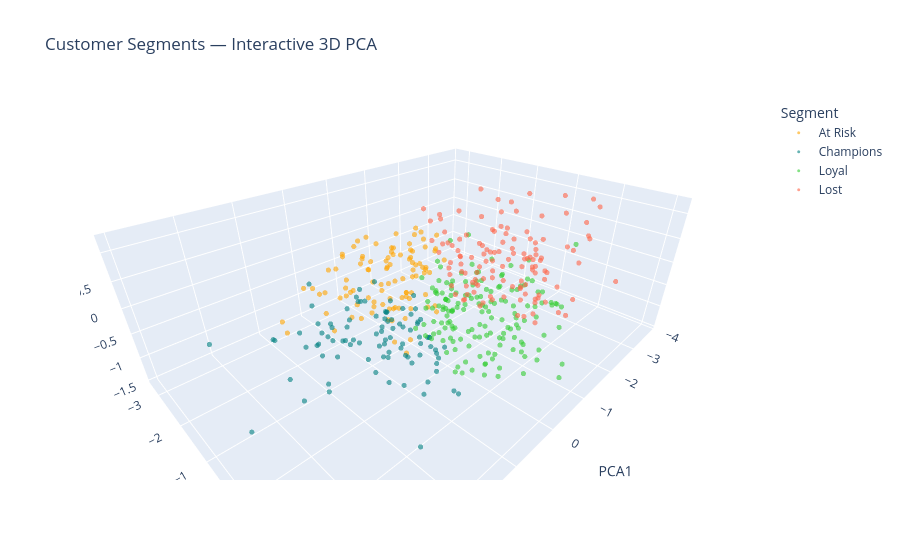

Source (notebook cell):
### Markdown cell above
### Visualizing the clusters in 3d using plotly.express and PCA

### Code cell
import plotly.express as px

# Reduce to 3D
pca3 = PCA(n_components=3)
components3 = pca3.fit_transform(rfm_scaled)

rfm['PCA1'] = components3[:, 0]
rfm['PCA2'] = components3[:, 1]
rfm['PCA3'] = components3[:, 2]

# Interactive 3D scatter
fig = px.scatter_3d(
    rfm, x='PCA1', y='PCA2', z='PCA3',
    color='Segment',
    color_discrete_map={'Champions': 'teal', 'Loyal': 'limegreen', 'At Risk': 'orange', 'Lost': 'tomato'},
    title='Customer Segments — Interactive 3D PCA',
    opacity=0.6,
    size_max=5
)
fig.update_layout(
    legend_title_text='Segment',
    scene_camera=dict(
        eye=dict(x=1.0, y=1.0, z=0.8)  # lower z = more zoomed in
    )
)
fig.update_traces(marker=dict(size=3))
fig.show()
